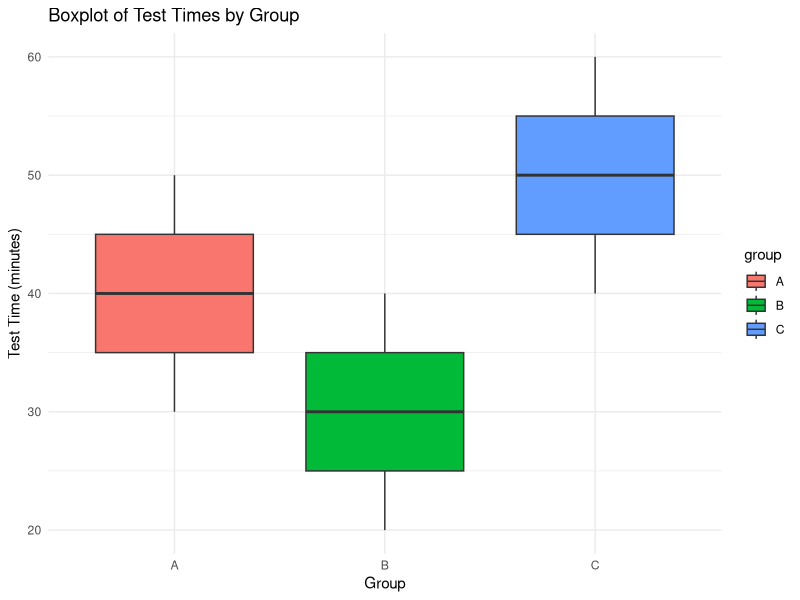

Source code (R):
# the Kruskall Wallis Test is used to compare the medians of three or more independent groups to determine if they come from the same distribution.

# H0: there is no statistically significant difference in the median values among groups A, B, C
# HA: there is a statistically significant difference in the median values among groups A, B, C
# p-val < sig level reject H0
# p-val > sig level accept H0

# load library package
library(ggplot2)

# Sample data of Test times for three different groups of students
group_A <- c(30, 35, 40, 45, 50)
group_B <- c(20, 25, 30, 35, 40)
group_C <- c(40, 45, 50, 55, 60)

# Combine data into a single data frame
test_data <- data.frame(
  group = rep(c("A", "B", "C"), each = 5),
  time = c(group_A, group_B, group_C)
)

# Display the dataset
print(test_data)

# Set significance level
alpha <- 0.05

# Perform the Kruskal-Wallis test
kruskal_test_result <- kruskal.test(time ~ group, data = test_data)

# Print the result
print(kruskal_test_result)

# Create a boxplot to visualize the differences
ggplot(test_data, aes(x = group, y = time, fill = group)) +
  geom_boxplot() +
  labs(title = "Boxplot of Test Times by Group",
       x = "Group",
       y = "Test Time (minutes)") +
  theme_minimal()

# Print test result with an interpretation
cat("Kruskal-Wallis Test:\n")
cat("Test Statistic:", kruskal_test_result$statistic, "\n")
cat("p-value:", kruskal_test_result$p.value, "\n")

if(kruskal_test_result$p.value < alpha) {
  cat("Conclusion: Reject the null hypothesis (H0). There is a statistically significant difference in the median values among groups A, B, C.\n")
} else {
  cat("Conclusion: Accept the null hypothesis (H0). There is no statistically significant difference in the median values among groups A, B, C.\n")
}
